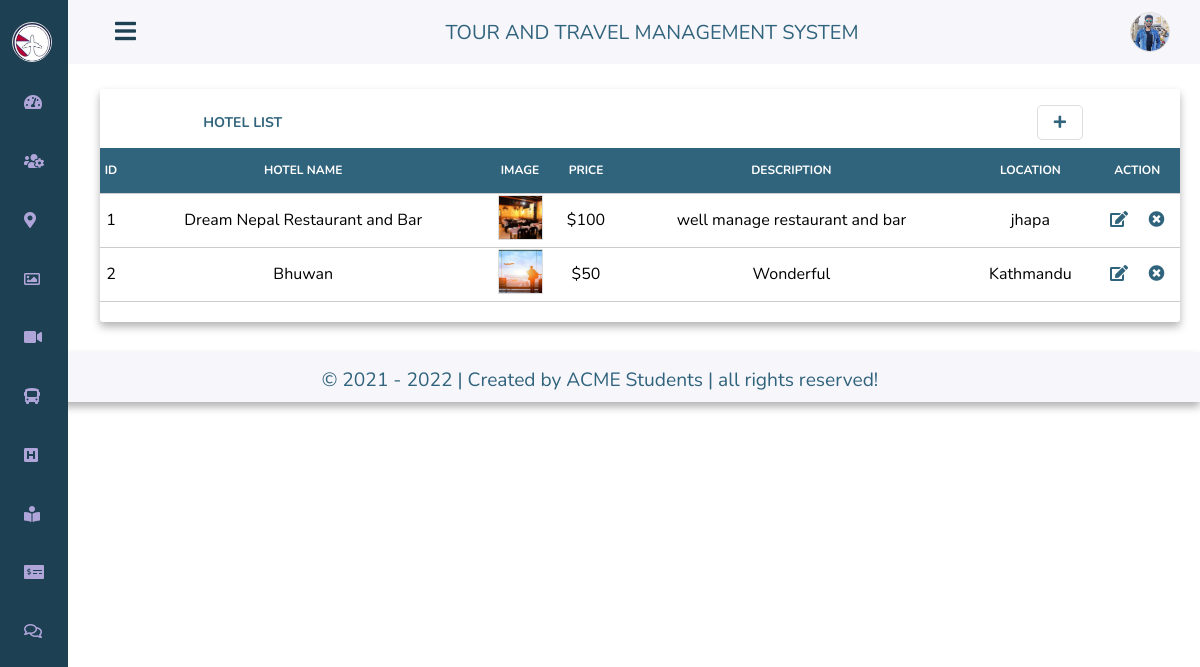
Page /admin/manage_hotel.php on the committed database.
### tables this page shows
CREATE TABLE `hotel` (
  `id` int(11) NOT NULL,
  `l_id` int(11) NOT NULL,
  `rname` varchar(100) NOT NULL,
  `rphoto` varchar(100) NOT NULL,
  `rdesc` varchar(200) NOT NULL,
  `rloc` varchar(100) NOT NULL,
  `rprice` int(11) NOT NULL
);

### admin/manage_hotel.php (the view, shortened to what this page needs)
<!DOCTYPE html>
<html lang="en">
    <head>
        <link rel="stylesheet" href="https://cdnjs.cloudflare.com/ajax/libs/font-awesome/5.15.1/css/all.min.css">
        <link rel="stylesheet" href="css/styles.css">
    </head>
    <body id="body-pd">
        <header class="header" id="header">
            <div class="header-toggle">
                <i class="fas fa-bars" id="header-toggle"></i>
            </div>
            <div class="head" style="width:100%;text-align:center;font-size:20px;text-transform:uppercase;color:#30637c;">
                <label for="">Tour and Travel management system</label>
            </div>
            <div class="action">
            <?php include "../db.php";
                    $sql = "SELECT a_photo FROM admin_details WHERE id=1";
                    $query = mysqli_query($con,$sql);
                    $row=mysqli_fetch_array($query); ?>
                <div class="profile"  onClick="menuToggle();">
                    <?php echo "<img src='img/".$row['a_photo']."'>";?>
                </div>
            </div>
        </header>
        <div class="l-navbar" id="nav-bar">
            <nav class="nav">
                <div>
                    <a class="nav-logo">
                        <img src="../images/logo.jpg" alt="">
                    </a>
                    <div class="nav-list">
                        <a href="index.php" class="nav-link active">
                            <i class="fas fa-tachometer-alt"></i>
                        </a>
                        <a href="manage_customer.php" class="nav-link">
                            <i class="fas fa-users-cog"></i>
                        </a>
                        <a href="manage_place.php" class="nav-link">
                            <i class="fas fa-map-marker-alt"></i>
                        </a>
                        <a href="manage_gallery.php" class="nav-link">
                            <i class="far fa-image"></i>
                        </a>
                        <a href="manage_videos.php" class="nav-link">
                            <i class="fas fa-video"></i>
                        </a>
                        <a href="manage_transportation.php" class="nav-link">
                            <i class="fas fa-bus"></i>
                        </a>
                        <a href="manage_hotel.php" class="nav-link">
                            <i class="fas fa-h-square"></i>
                        </a>
                        <a href="manage_booking.php" class="nav-link">
                            <i class="fas fa-book-reader"></i>
                        </a>
                        <a href="manage_billing.php" class="nav-link">
                            <i class="fas fa-money-check-alt"></i>
                        </a>
                        <a href="feedback.php" class="nav-link">
                            <i class="far fa-comments"></i>
                        </a>
                    </div>
                </div>
            </nav>
        </div>
        <div class="customer-list">
        <div class="list-header">
            <h3>Hotel list<a href="add_hotel.php"><i style="width:30px;text-align" class="fas fa-plus"></i></a></h3>
        </div>
        <table class="plist">
            <thead class="heading">
                <tr>
                    <th>ID</th>
                    <th>Hotel Name</th>
                    <th>Image</th>
                    <th>Price</th>
                    <th>Description</th>
                    <th>Location</th>
                    <th>Action</th>
                </tr>
            </thead>
            <tbody class="body">
            <?php
                include "../func.php";
                $page = (int) (!isset($_GET['page']) ? 1 : $_GET['page']);
                $limit = 15;
                $startpoint = ($page * $limit) - $limit;
                $statement = "hotel ORDER BY id asc";
                $res = mysqli_query($con,"SELECT * FROM {$statement} LIMIT {$startpoint} , {$limit}");
                while($data=mysqli_fetch_array($res))
                    {?>
                    <tr>
                        <td><?php echo $data['id'];?></td>
                        <td><?php echo $data['rname'];?></td>
                        <td><?php echo "<img src='../images/".$data['rphoto']."'>";?></td>
                        <td>$<?php echo $data["rprice"];?></td>
                        <td><?php echo $data['rdesc'];?></td>
                        <td><?php echo $data['rloc'];?></td>
                        <td><a href="edit_hotel.php?id=<?php echo $data["id"];?>"><i class="fas fa-edit"></i></a>&nbsp;&nbsp;&nbsp;&nbsp;
                        <a href="manage_hotel.php?del=<?php echo $data["id"];?>" onclick="return confirm('Are you sure?');"><i class="fas fa-times-circle"></i></a></td>
                    </tr>
                <?php } ?>
            </tbody>
        </table>
        </div>
        <div class="footer">
            <div class="foot">
                <div class="credit">&copy; 2021 - <script>const d = new Date();document.write(d.getFullYear());</script> | Created by ACME Students | all rights reserved!</div>
            </div>
        </div>
    </body>
</html>

### admin/css/styles.css (style rules this page uses)
*,::before,::after { box-sizing: border-box; }
body { position: relative; margin: 3rem 0 0 0; font-family: 'Nunito', sans-serif; font-size: 1rem; transition: .5s; }
a { text-decoration: none; }
.header { width: 100%; height: 3rem; position: fixed; top: 0; left: 0; display: flex; align-items: center; justify-content: space-between; padding: 0 1rem; background-color: #F7F6FB; z-index: 100; transition: .5s; }
.header-toggle { color: #1d4052; font-size: 1.5rem; cursor: pointer; }
.header-toggle i { margin-left: 15px; }
.l-navbar { position: fixed; top: 0; left: -30%; width: 68px; height: 100vh; background-color: #1d4052; padding: .5rem 1rem 0 0; transition: .5s; z-index: 100; }
.nav { height: 100%; display: flex; flex-direction: column; justify-content: space-between; overflow: hidden; }
.nav img { width: 40px; height: 40px; border-radius: 50%; margin-left: -12px; }
.nav-logo, .nav-link, .nav-link .active { display: grid; grid-template-columns: max-content max-content; align-items: center; column-gap: 1rem; padding: .4rem 0 .4rem 1.5rem; }
.nav-logo { margin-bottom: 1rem; }
.nav-link { position: relative; color: #AFA5D9; margin-bottom: 1.5rem; transition: .3s; }
.active { color: #AFA5D9; }
.active::before { content: ''; position: absolute; left: 0; width: 2px; height: 32px; background-color: #1d4052; }
@media screen and (min-width: 768px) { body { margin: 4rem 0 0 0; } }
@media screen and (min-width: 768px) { .header { height: 4rem; padding: 0 2rem 0 6.25rem; } }
@media screen and (min-width: 768px) { .header-toggle i { margin-left: 15px; } }
@media screen and (min-width: 768px) { .l-navbar { left: 0; padding: 1rem 1rem 0 0; } }
.action { position: fixed; top: 20px; right: 30px; }
.action .profile { cursor: pointer; }
.action .profile img { width: 40px; height: 40px; border-radius: 50%; overflow: hidden; object-fit: cover; margin-top: -8px; }
.footer { width: 100%; display: inline-block; background: #F7F6FB; height: 50px; margin-top: 30px; }
.footer .foot { width: 100%; display: inline-block; text-align: center; font-size: 1.2rem; padding-top: 15px; font-weight: normal; box-shadow: 0 .3rem .5rem rgba(0,0,0,.3); color:#30637c; height: 50px; }
.customer-list { width: 90%; height: auto; display: inline-block; background: #fff; border-radius: 3px 3px 3px 3px; margin-left: 100px; margin-top: 25px; border: none; box-shadow: 0 .3rem .5rem rgba(0,0,0,.3); }
.list-header { width: 95%; height: 45px; margin-left: 20px; background: #fff; border-radius: 3px 3px 0px 0px; color: #30637c; }
.list-header h3 { font-size: 14px; color: #30637c; }
.list-header h3 a { font-size: 14px; padding: 7px; color: #30637c; border-radius: 5px; border: 1px solid #ddd; margin-left: 75%; }
.heading { background: #30637c; color: #fff; width: 100%; height: 45px; border: none; outline: none; border-bottom: 1px solid #ccc; }
.body { text-align: center; }
table { width: 100%; border-collapse: collapse; border-radius: 5px; margin-bottom: 20px; }
tr { border-bottom: 1px solid #ccc; height: 40px; }
th { text-transform: uppercase; font-size: 12px; }
.customer-list table tbody tr td img { width: 45px; height: 45px; object-fit: cover; }
table tbody tr td a { color: #30637c; }
h3 { color: #30637c; padding: 10px 0px 15px 20px; text-transform: uppercase; text-align: center; }
img, embed { border: 1px solid #ddd; height: 200px; object-fit: cover; }

### rows in the picture
hotel: id "1", rname "Dream Nepal Restaurant and Bar", rphoto (picture), rprice "100", rdesc "well manage restaurant and bar", rloc "jhapa"
hotel: id "2", rname "Bhuwan", rphoto (picture), rprice "50", rdesc "Wonderful", rloc "Kathmandu"
